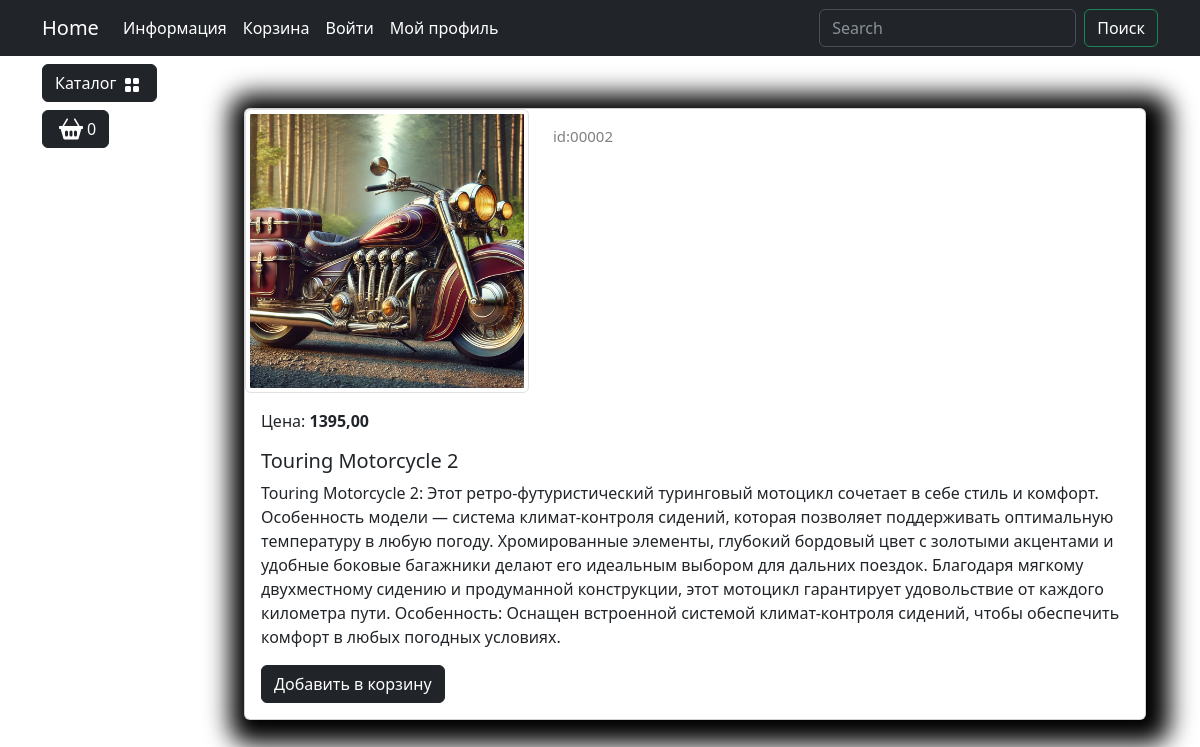
/catalog/product/2/, run on the app's committed database.
### goods/models.py (models this page shows, shortened)
class Products(models.Model):
    name = models.CharField(max_length=150, unique=True,verbose_name='Название')
    slug = models.SlugField(max_length=200,unique=True,blank=True,null=True,verbose_name='URL')
    description = models.TextField(blank=True,null=True,verbose_name='Описание')
    image = models.ImageField(upload_to='goods_images',blank=True,null=True, verbose_name='Изображение')
    price = models.DecimalField(default=0.00,max_digits=7,decimal_places=2,verbose_name='цена')
    discount = models.DecimalField(default=0.00,max_digits=4,decimal_places=2,verbose_name='Скидка')
    quantity = models.PositiveIntegerField(default=0,verbose_name='Количество')
    category = models.ForeignKey(to=Categories,on_delete=models.CASCADE, verbose_name='Категория')
    class Meta:
        db_table = 'product'
        verbose_name = 'Продукт'
        verbose_name_plural = 'Продукты'
    def display_id(self):
        return f"{self.id:05}"
    def sell_price(self):
        if self.discount:
            return round(self.price - self.price * self.discount/100, 2)
        return self.price

### goods/views.py (the view)
# urls.py: path('product/<int:product_id>/',views.product, name='product'),
def product(request,product_id):
    product = Products.objects.get(id = product_id)
    context={
        'product':product
    }
    return render(request, 'goods/product.html',context=context)

### goods/templatetags/catalog_tags.py (called while the page is built)
@register.simple_tag()
def tag_categories():
    return Categories.objects.all()

### goods/templates/goods/product.html (shortened to what this page needs)
{% extends "main/base.html" %}
{% load static %}
{% block content %}
<div class="container mt-5">
    <div class="card mb-4 custom-shadow">
        <div class="row">
            <div class="col-md-4">
                <img src="{{ product.image.url }}"
                    class="img-thumbnail" data-bs-toggle="modal" data-bs-target="#imageModal1">
            </div>
            <div class="col-md-4 ">
                <p class="product_id mt-3">id:{{ product.display_id }}</p>
            </div>
        </div>
        <div class="card-body">
            <p class="card-text">Цена: <strong>{{ product.sell_price }}</strong></p>
            <h5 class="card-title">{{ product.name }} </h5>
            <p class="card-text">{{ product.description }}</p>
            <a href="#" class="btn btn-dark add-to-cart">Добавить в корзину</a>
        </div>
    </div>
</div>
{% endblock content %}

### static/deps/css/my_css.css (style rules this page uses)
body { background-image: url("../images/bg-image.jpg"); background-repeat: no-repeat; background-attachment: fixed; background-position: center center; background-size: cover; height: 100%; }
.custom-shadow { box-shadow: 5px 5px 25px 19px #000000; }
.product_id { color: gray; font-size: 15px; }

### data on the page
Products: image (picture), display_id "00002", sell_price "1395,00", name "Touring Motorcycle 2", description "Touring Motorcycle 2: Этот ретро-футуристический туринговый мотоцикл сочетает в себе стиль и комфорт. Особенность модели — система климат-контроля сидений, которая позволяет поддерживать оптимальную температуру в любую погоду. Хромированные элементы, глубокий бордовый цвет с золотыми акцентами и удобные боковые багажники делают его идеальным выбором для дальних поездок. Благодаря мягкому двухместному сидению и продуманной конструкции, этот мотоцикл гарантирует удовольствие от каждого километра пути. Особенность: Оснащен встроенной системой климат-контроля сидений, чтобы обеспечить комфорт в любых погодных условиях."
